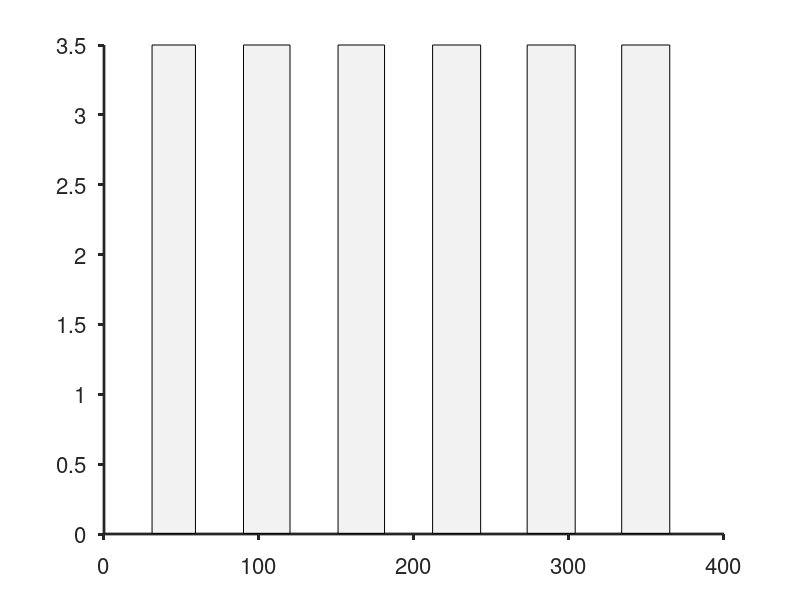

MATLAB code for this plot: (Note: this script raises an error after producing the figure.)
C1 = 0.007265;
a = 0.0004574;
g0 = 0.064913;
tem = 80;

numSims = 100;

day_vals = 1:1:365;
Pvec = C1*exp(g0*(day_vals-tem)-(a/2)*(day_vals-tem).^2);
omega = Pvec/mean(Pvec);

pdf = omega/sum(omega);
cdf = cumtrapz(pdf);
r = rand(1,numSims);

startDays = floor(interp1(cdf,day_vals,r)+1);

temp = [9 9 11 14 19 23 26 26 22 18 13 10];
temp(temp<17)=0;
temp = temp-min(temp); temp = temp/mean(temp);
temp = interp1(1:1:12,temp,linspace(1,12,365));

omega1 = omega;
omega2 = temp;




precip = [46.7 49 45.3 33.9 22.0 13.1 10.8 16.5 42.7 61.6 70.1 58.0];
 
precip2 = [precip(end) precip precip(1)];

precip=precip-min(precip);
    precip=precip/max(precip);
    dryness = 1-precip;
    dryness = [dryness dryness(end)];



% dryness = interp1(1:1:12,dryness,linspace(1,12,365));

daysPerMonth = [31, 28, 31, 30, 31, 30, 31, 31, 30, 31, 30, 31];
cumulativeDays = [0 cumsum(daysPerMonth)];
mids = [16, 14.5, 16, 15.5, 16, 15.5, 16, 16, 15.5, 16, 15.5, 16];
monthMidPoints = cumulativeDays(1:12) + mids;
cD = cumulativeDays;


daysPerMonth2 = [31, 31, 28, 31, 30, 31, 30, 31, 31, 30, 31, 30, 31, 31];
cumulativeDays2 = [0 cumsum(daysPerMonth2)] - 31;
mids2 = [16, 16, 14.5, 16, 15.5, 16, 15.5, 16, 16, 15.5, 16, 15.5, 16, 16];
monthMidPoints2 = cumulativeDays2(1:14) + mids2;


x1 = [cD(2) cD(4) cD(6) cD(8) cD(10) cD(12)]; x2 = [cD(3) cD(5) cD(7) cD(9) cD(11) cD(13)];
y1 = [0 0 0 0 0 0]; y1 = 0.005*ones(1,6);
y2 = [3.5 3.5 3.5 3.5 3.5 3.5];

p1 = [x1; x2; x2; x1];
p2 = [y1; y1; y2; y2];

%%
close all;

figure(); hold on; box off; grid off; set(gca,'LineWidth',2,'FontSize',16,'TickDir','out');

mypatches = patch(p1,p2,0.95*[1 1 1]);
mypatches.EdgeAlpha = 0;

oplot = plot(omega);
oplot.LineWidth = 3;
oplot.Color = [0 0.7 0.6];
meanline = yline(1); meanline.LineStyle = '--'; meanline.LineWidth = 2;
xlim([0 365]);

xlabel('Month'); ylabel('Transmission rate scaling factor: \omega(t)');

% xticks = sort([monthMidPoints cumulativeDays]);
xticks = monthMidPoints;
% xticklabels = {'','Jan','','Feb','','Mar','','Apr','','May','','Jun','','Jul','','Aug','','Sep','','Oct','','Nov','','Dec',''};
xticklabels = {'Jan','Feb','Mar','Apr','May','Jun','Jul','Aug','Sep','Oct','Nov','Dec'};

set(gca,'XTick',xticks,'XTickLabel',xticklabels,'XTickLabelRotation',0);
% set(gca,'XTick',xticks,'XTickLabelRotation',0);



%%
figure(); hold on; box off; grid off; set(gca,'LineWidth',2,'FontSize',16,'TickDir','out');

mypatches = patch(p1,p2,0.95*[1 1 1]);
mypatches.EdgeAlpha = 0;

tplot = plot([0 monthMidPoints 365],[0 temp 0]);
tplot.LineWidth = 3;
tplot.Color = [0.5 0.9 0.4];
meanline = yline(1); meanline.LineStyle = '--'; meanline.LineWidth = 2;
xlim([0 365]); ylim([0 2.5]);

xticks = monthMidPoints;
xticklabels = {'Jan','Feb','Mar','Apr','May','Jun','Jul','Aug','Sep','Oct','Nov','Dec'};
set(gca,'XTick',xticks,'XTickLabel',xticklabels,'XTickLabelRotation',0);

xlabel('Month'); ylabel('Symptom onset rate scaling factor: \psi(t)');

%%
figure(); hold on; box off; grid off; set(gca,'LineWidth',2,'FontSize',16,'TickDir','out');

mypatches = patch(p1,p2,0.95*[1 1 1]);
mypatches.EdgeAlpha = 0;

dplot = stairs(cumulativeDays,dryness);
dplot.LineWidth = 3;
dplot.Color = [1 0.6 0];
xlim([0 365]); ylim([0 1]);

xticks = monthMidPoints;
xticklabels = {'Jan','Feb','Mar','Apr','May','Jun','Jul','Aug','Sep','Oct','Nov','Dec'};
set(gca,'XTick',xticks,'XTickLabel',xticklabels,'XTickLabelRotation',0);

xlabel('Month'); ylabel('Seasonal detection sensitivity: \chi(t)');

%%
close all
figure(); hold on; box off; grid off; set(gca,'LineWidth',2,'FontSize',16,'TickDir','out','SortMethod', 'depth');

mypatches = patch(p1,p2,0.95*[1 1 1]);
mypatches.EdgeAlpha = 0;

% mycolour = uisetcolor;
mycolour = [0.3765 0.7451 0.8784];

yyaxis right
pplot = plot(monthMidPoints2,precip2);
pplot.LineStyle = '--';
pplot.LineWidth = 2;
pplot.Marker = 'o'; 
pplot.MarkerFaceColor = mycolour;
pplot.Color = mycolour;
% ylim([0 1]);
ylabel('Average monthly rainfall (mm)');

yyaxis left
dplot = stairs(cumulativeDays,dryness);
dplot.LineWidth = 3;
dplot.Color = [1 0.6 0];
ylim([0 1.001]);
ylabel('Seasonal detection sensitivity: \chi(t)');


xticks = monthMidPoints;
xticklabels = {'Jan','Feb','Mar','Apr','May','Jun','Jul','Aug','Sep','Oct','Nov','Dec'};
set(gca,'XTick',xticks,'XTickLabel',xticklabels,'XTickLabelRotation',0);

xlabel('Month'); xlim([0 365]); 

ax = gca;
% ax.YAxis(1).Color = [1 0.6 0];
ax.YAxis(2).Color = mycolour;
